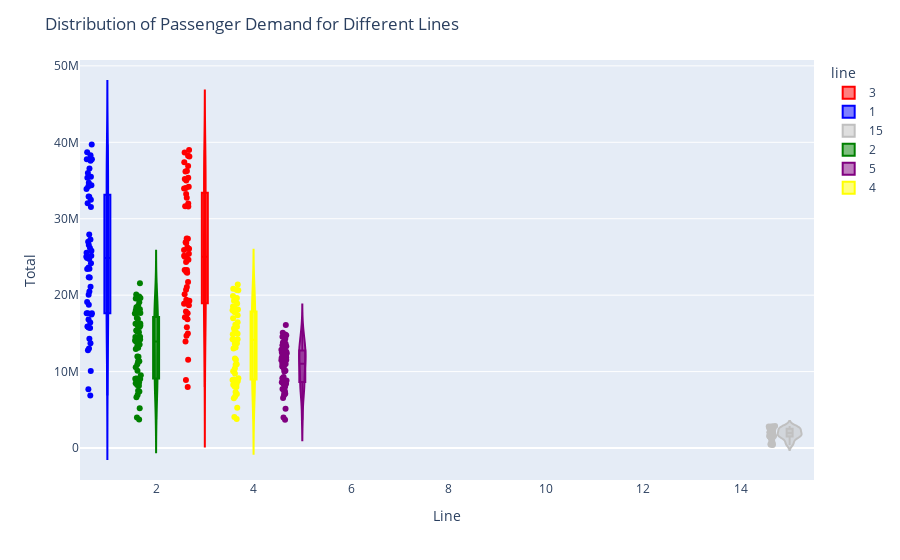

The notebook cell saved with this chart:
### Code cell
fig = px.violin(ptl_df, x='line', y='total', color='line',
                violinmode='overlay', box=True, points='all',
                color_discrete_map=line_colors)

# Add axis labels and title
fig.update_layout(
    xaxis_title='Line',
    yaxis_title='Total',
    title='Distribution of Passenger Demand for Different Lines'
)

# Remove space for lines 6 to 14
fig.update_xaxes(categoryorder='array', categoryarray=[1, 2, 3, 4, 5, 15])

# Display the plot
fig.show()
